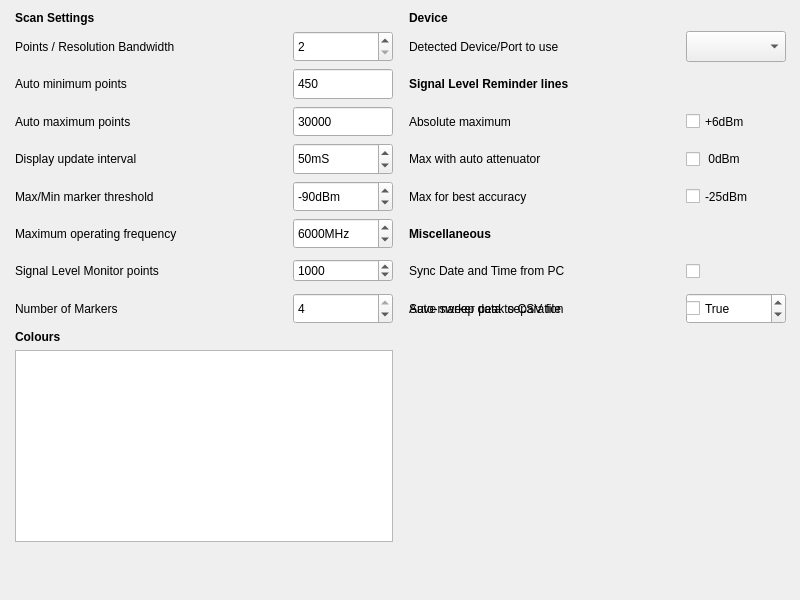
<?xml version="1.0" encoding="UTF-8"?>
<ui version="4.0">
 <class>Settings</class>
 <widget class="QDialog" name="Settings">
  <property name="geometry">
   <rect>
    <x>0</x>
    <y>0</y>
    <width>800</width>
    <height>600</height>
   </rect>
  </property>
  <property name="windowTitle">
   <string>Settings</string>
  </property>
  <widget class="QWidget" name="layoutWidget">
   <property name="geometry">
    <rect>
     <x>15</x>
     <y>11</y>
     <width>771</width>
     <height>571</height>
    </rect>
   </property>
   <layout class="QGridLayout" name="gridLayout_2">
    <item row="3" column="3">
     <widget class="QLabel" name="label_11">
      <property name="text">
       <string>Absolute maximum</string>
      </property>
     </widget>
    </item>
    <item row="1" column="4">
     <widget class="QComboBox" name="deviceBox">
      <property name="sizePolicy">
       <sizepolicy hsizetype="Preferred" vsizetype="Expanding">
        <horstretch>0</horstretch>
        <verstretch>0</verstretch>
       </sizepolicy>
      </property>
      <property name="toolTip">
       <string>Select device to use if more than one is detected</string>
      </property>
     </widget>
    </item>
    <item row="3" column="0">
     <widget class="QLabel" name="label_4">
      <property name="text">
       <string>Auto maximum points</string>
      </property>
     </widget>
    </item>
    <item row="5" column="4">
     <widget class="QCheckBox" name="neg25Line">
      <property name="sizePolicy">
       <sizepolicy hsizetype="Preferred" vsizetype="Expanding">
        <horstretch>0</horstretch>
        <verstretch>0</verstretch>
       </sizepolicy>
      </property>
      <property name="text">
       <string>-25dBm</string>
      </property>
      <property name="checked">
       <bool>false</bool>
      </property>
     </widget>
    </item>
    <item row="8" column="0">
     <widget class="QLabel" name="label_22">
      <property name="text">
       <string>Number of Markers</string>
      </property>
     </widget>
    </item>
    <item row="8" column="1">
     <widget class="QSpinBox" name="markerCount">
      <property name="sizePolicy">
       <sizepolicy hsizetype="Preferred" vsizetype="Expanding">
        <horstretch>0</horstretch>
        <verstretch>0</verstretch>
       </sizepolicy>
      </property>
      <property name="maximumSize">
       <size>
        <width>100</width>
        <height>16777215</height>
       </size>
      </property>
      <property name="toolTip">
       <string>Number of markers to display (1-4)</string>
      </property>
      <property name="minimum">
       <number>1</number>
      </property>
      <property name="maximum">
       <number>4</number>
      </property>
      <property name="value">
       <number>4</number>
      </property>
     </widget>
    </item>
    <item row="8" column="3">
     <widget class="QLabel" name="label_23">
      <property name="text">
       <string>Auto-marker peak separation</string>
      </property>
     </widget>
    </item>
    <item row="8" column="4">
     <widget class="QSpinBox" name="peakSeparation">
      <property name="sizePolicy">
       <sizepolicy hsizetype="Preferred" vsizetype="Expanding">
        <horstretch>0</horstretch>
        <verstretch>0</verstretch>
       </sizepolicy>
      </property>
      <property name="maximumSize">
       <size>
        <width>100</width>
        <height>16777215</height>
       </size>
      </property>
      <property name="toolTip">
       <string>Minimum separation between auto-detected peaks as multiple of RBW (1-10)</string>
      </property>
      <property name="minimum">
       <number>1</number>
      </property>
      <property name="maximum">
       <number>10</number>
      </property>
      <property name="value">
       <number>2</number>
      </property>
     </widget>
    </item>
    <item row="9" column="0">
     <widget class="QLabel" name="label_5">
      <property name="font">
       <font>
        <weight>75</weight>
        <bold>true</bold>
       </font>
      </property>
      <property name="text">
       <string>Colours</string>
      </property>
     </widget>
    </item>
    <item row="10" column="0" colspan="2">
     <widget class="QLabel" name="label_12">
      <property name="text">
       <string>Colour changes take effect when QtTinySA is re-started</string>
      </property>
     </widget>
    </item>
    <item row="1" column="0">
     <widget class="QLabel" name="label">
      <property name="text">
       <string>Points / Resolution Bandwidth</string>
      </property>
     </widget>
    </item>
    <item row="7" column="3">
     <widget class="QLabel" name="label_17">
      <property name="text">
       <string>Sync Date and Time from PC</string>
      </property>
     </widget>
    </item>
    <item row="8" column="3">
     <widget class="QLabel" name="label_20">
      <property name="text">
       <string>Save sweep data to CSV file</string>
      </property>
     </widget>
    </item>
    <item row="5" column="0">
     <widget class="QLabel" name="label_2">
      <property name="text">
       <string>Max/Min marker threshold</string>
      </property>
     </widget>
    </item>
    <item row="1" column="3">
     <widget class="QLabel" name="label_18">
      <property name="text">
       <string>Detected Device/Port to use</string>
      </property>
     </widget>
    </item>
    <item row="2" column="1">
     <widget class="QSpinBox" name="minPoints">
      <property name="sizePolicy">
       <sizepolicy hsizetype="Preferred" vsizetype="Expanding">
        <horstretch>0</horstretch>
        <verstretch>0</verstretch>
       </sizepolicy>
      </property>
      <property name="maximumSize">
       <size>
        <width>100</width>
        <height>16777215</height>
       </size>
      </property>
      <property name="buttonSymbols">
       <enum>QAbstractSpinBox::NoButtons</enum>
      </property>
      <property name="minimum">
       <number>25</number>
      </property>
      <property name="maximum">
       <number>450</number>
      </property>
      <property name="value">
       <number>450</number>
      </property>
     </widget>
    </item>
    <item row="1" column="1">
     <widget class="QSpinBox" name="rbw_x">
      <property name="sizePolicy">
       <sizepolicy hsizetype="Preferred" vsizetype="Expanding">
        <horstretch>0</horstretch>
        <verstretch>0</verstretch>
       </sizepolicy>
      </property>
      <property name="maximumSize">
       <size>
        <width>100</width>
        <height>16777215</height>
       </size>
      </property>
      <property name="minimum">
       <number>2</number>
      </property>
      <property name="maximum">
       <number>10</number>
      </property>
      <property name="value">
       <number>2</number>
      </property>
     </widget>
    </item>
    <item row="4" column="0">
     <widget class="QLabel" name="label_19">
      <property name="text">
       <string>Display update interval</string>
      </property>
     </widget>
    </item>
    <item row="7" column="1">
     <widget class="QSpinBox" name="timePoints">
      <property name="maximumSize">
       <size>
        <width>100</width>
        <height>16777215</height>
       </size>
      </property>
      <property name="toolTip">
       <string>Uses about 1MB memory / 1000 points</string>
      </property>
      <property name="suffix">
       <string/>
      </property>
      <property name="minimum">
       <number>100</number>
      </property>
      <property name="maximum">
       <number>100000</number>
      </property>
      <property name="singleStep">
       <number>1000</number>
      </property>
      <property name="stepType">
       <enum>QAbstractSpinBox::DefaultStepType</enum>
      </property>
      <property name="value">
       <number>1000</number>
      </property>
     </widget>
    </item>
    <item row="3" column="4">
     <widget class="QCheckBox" name="plus6Line">
      <property name="sizePolicy">
       <sizepolicy hsizetype="Preferred" vsizetype="Expanding">
        <horstretch>0</horstretch>
        <verstretch>0</verstretch>
       </sizepolicy>
      </property>
      <property name="text">
       <string>+6dBm</string>
      </property>
      <property name="checked">
       <bool>false</bool>
      </property>
     </widget>
    </item>
    <item row="0" column="3">
     <widget class="QLabel" name="label_14">
      <property name="font">
       <font>
        <weight>75</weight>
        <bold>true</bold>
       </font>
      </property>
      <property name="text">
       <string>Device</string>
      </property>
     </widget>
    </item>
    <item row="10" column="0" colspan="2">
     <widget class="QTableView" name="colourTable"/>
    </item>
    <item row="2" column="3">
     <widget class="QLabel" name="label_6">
      <property name="font">
       <font>
        <weight>75</weight>
        <bold>true</bold>
       </font>
      </property>
      <property name="text">
       <string>Signal Level Reminder lines</string>
      </property>
     </widget>
    </item>
    <item row="7" column="4">
     <widget class="QCheckBox" name="syncTime">
      <property name="sizePolicy">
       <sizepolicy hsizetype="Preferred" vsizetype="Expanding">
        <horstretch>0</horstretch>
        <verstretch>0</verstretch>
       </sizepolicy>
      </property>
      <property name="text">
       <string/>
      </property>
     </widget>
    </item>
    <item row="5" column="3">
     <widget class="QLabel" name="label_9">
      <property name="text">
       <string>Max for best accuracy</string>
      </property>
     </widget>
    </item>
    <item row="6" column="0">
     <widget class="QLabel" name="label_7">
      <property name="text">
       <string>Maximum operating frequency</string>
      </property>
     </widget>
    </item>
    <item row="8" column="4">
     <widget class="QCheckBox" name="saveSweep">
      <property name="sizePolicy">
       <sizepolicy hsizetype="Preferred" vsizetype="Expanding">
        <horstretch>0</horstretch>
        <verstretch>0</verstretch>
       </sizepolicy>
      </property>
      <property name="toolTip">
       <string>Must be selected each time programme is run</string>
      </property>
      <property name="text">
       <string>True</string>
      </property>
     </widget>
    </item>
    <item row="7" column="0">
     <widget class="QLabel" name="label_21">
      <property name="text">
       <string>Signal Level Monitor points</string>
      </property>
     </widget>
    </item>
    <item row="4" column="3">
     <widget class="QLabel" name="label_10">
      <property name="text">
       <string>Max with auto attenuator</string>
      </property>
     </widget>
    </item>
    <item row="4" column="1">
     <widget class="QSpinBox" name="intervalBox">
      <property name="sizePolicy">
       <sizepolicy hsizetype="Preferred" vsizetype="Expanding">
        <horstretch>0</horstretch>
        <verstretch>0</verstretch>
       </sizepolicy>
      </property>
      <property name="maximumSize">
       <size>
        <width>100</width>
        <height>16777215</height>
       </size>
      </property>
      <property name="toolTip">
       <string>Nominal</string>
      </property>
      <property name="suffix">
       <string>mS</string>
      </property>
      <property name="minimum">
       <number>5</number>
      </property>
      <property name="maximum">
       <number>200</number>
      </property>
      <property name="singleStep">
       <number>5</number>
      </property>
      <property name="value">
       <number>50</number>
      </property>
     </widget>
    </item>
    <item row="6" column="3">
     <widget class="QLabel" name="label_13">
      <property name="font">
       <font>
        <weight>75</weight>
        <bold>true</bold>
       </font>
      </property>
      <property name="text">
       <string>Miscellaneous</string>
      </property>
     </widget>
    </item>
    <item row="0" column="0">
     <widget class="QLabel" name="label_8">
      <property name="font">
       <font>
        <weight>75</weight>
        <bold>true</bold>
       </font>
      </property>
      <property name="text">
       <string>Scan Settings</string>
      </property>
     </widget>
    </item>
    <item row="3" column="1">
     <widget class="QSpinBox" name="maxPoints">
      <property name="sizePolicy">
       <sizepolicy hsizetype="Preferred" vsizetype="Expanding">
        <horstretch>0</horstretch>
        <verstretch>0</verstretch>
       </sizepolicy>
      </property>
      <property name="maximumSize">
       <size>
        <width>100</width>
        <height>16777215</height>
       </size>
      </property>
      <property name="buttonSymbols">
       <enum>QAbstractSpinBox::NoButtons</enum>
      </property>
      <property name="minimum">
       <number>25</number>
      </property>
      <property name="maximum">
       <number>100000</number>
      </property>
      <property name="value">
       <number>30000</number>
      </property>
     </widget>
    </item>
    <item row="4" column="4">
     <widget class="QCheckBox" name="zeroLine">
      <property name="sizePolicy">
       <sizepolicy hsizetype="Preferred" vsizetype="Expanding">
        <horstretch>0</horstretch>
        <verstretch>0</verstretch>
       </sizepolicy>
      </property>
      <property name="text">
       <string> 0dBm</string>
      </property>
      <property name="checked">
       <bool>false</bool>
      </property>
     </widget>
    </item>
    <item row="2" column="0">
     <widget class="QLabel" name="label_3">
      <property name="text">
       <string>Auto minimum points</string>
      </property>
     </widget>
    </item>
    <item row="5" column="1">
     <widget class="QSpinBox" name="peakThreshold">
      <property name="sizePolicy">
       <sizepolicy hsizetype="Preferred" vsizetype="Expanding">
        <horstretch>0</horstretch>
        <verstretch>0</verstretch>
       </sizepolicy>
      </property>
      <property name="maximumSize">
       <size>
        <width>100</width>
        <height>16777215</height>
       </size>
      </property>
      <property name="font">
       <font>
        <pointsize>9</pointsize>
       </font>
      </property>
      <property name="suffix">
       <string>dBm</string>
      </property>
      <property name="prefix">
       <string/>
      </property>
      <property name="minimum">
       <number>-120</number>
      </property>
      <property name="maximum">
       <number>-20</number>
      </property>
      <property name="value">
       <number>-90</number>
      </property>
     </widget>
    </item>
    <item row="6" column="1">
     <widget class="QSpinBox" name="maxFreqBox">
      <property name="sizePolicy">
       <sizepolicy hsizetype="Preferred" vsizetype="Expanding">
        <horstretch>0</horstretch>
        <verstretch>0</verstretch>
       </sizepolicy>
      </property>
      <property name="maximumSize">
       <size>
        <width>100</width>
        <height>16777215</height>
       </size>
      </property>
      <property name="toolTip">
       <string>Maximum Frequency allowed.  Note: TinySA-Ultra is not calibrated above 6GHz </string>
      </property>
      <property name="suffix">
       <string>MHz</string>
      </property>
      <property name="minimum">
       <number>350</number>
      </property>
      <property name="maximum">
       <number>20000</number>
      </property>
      <property name="singleStep">
       <number>100</number>
      </property>
      <property name="value">
       <number>6000</number>
      </property>
     </widget>
    </item>
    <item row="12" column="3">
     <spacer name="verticalSpacer">
      <property name="orientation">
       <enum>Qt::Vertical</enum>
      </property>
      <property name="sizeHint" stdset="0">
       <size>
        <width>20</width>
        <height>40</height>
       </size>
      </property>
     </spacer>
    </item>
    <item row="6" column="2">
     <widget class="QLabel" name="label_15">
      <property name="sizePolicy">
       <sizepolicy hsizetype="Fixed" vsizetype="Preferred">
        <horstretch>0</horstretch>
        <verstretch>0</verstretch>
       </sizepolicy>
      </property>
      <property name="text">
       <string> </string>
      </property>
     </widget>
    </item>
   </layout>
  </widget>
 </widget>
 <resources/>
 <connections/>
</ui>
